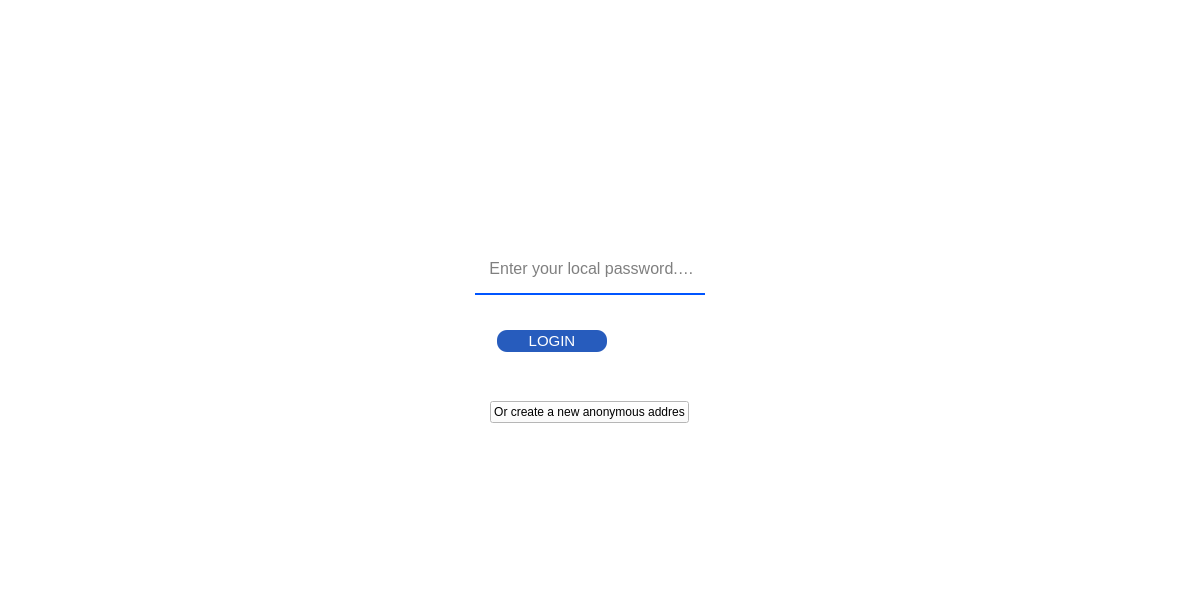
<?xml version="1.0" encoding="UTF-8"?>
<ui version="4.0">
 <class>Form</class>
 <widget class="QWidget" name="Form">
  <property name="geometry">
   <rect>
    <x>0</x>
    <y>0</y>
    <width>1179</width>
    <height>615</height>
   </rect>
  </property>
  <property name="sizePolicy">
   <sizepolicy hsizetype="Preferred" vsizetype="Preferred">
    <horstretch>1</horstretch>
    <verstretch>0</verstretch>
   </sizepolicy>
  </property>
  <property name="cursor">
   <cursorShape>ArrowCursor</cursorShape>
  </property>
  <property name="windowTitle">
   <string>Form</string>
  </property>
  <property name="styleSheet">
   <string notr="true">background-color:rgb(255, 255, 255)</string>
  </property>
  <layout class="QGridLayout" name="gridLayout_3">
   <item row="1" column="1" rowspan="2">
    <layout class="QVBoxLayout" name="verticalLayout_8">
     <item>
      <layout class="QVBoxLayout" name="verticalLayout_7">
       <item>
        <layout class="QGridLayout" name="gridLayout">
         <item row="0" column="2">
          <spacer name="horizontalSpacer_4">
           <property name="orientation">
            <enum>Qt::Horizontal</enum>
           </property>
           <property name="sizeHint" stdset="0">
            <size>
             <width>40</width>
             <height>20</height>
            </size>
           </property>
          </spacer>
         </item>
         <item row="1" column="1">
          <spacer name="verticalSpacer">
           <property name="orientation">
            <enum>Qt::Vertical</enum>
           </property>
           <property name="sizeHint" stdset="0">
            <size>
             <width>20</width>
             <height>40</height>
            </size>
           </property>
          </spacer>
         </item>
         <item row="0" column="0">
          <spacer name="horizontalSpacer_3">
           <property name="orientation">
            <enum>Qt::Horizontal</enum>
           </property>
           <property name="sizeHint" stdset="0">
            <size>
             <width>40</width>
             <height>20</height>
            </size>
           </property>
          </spacer>
         </item>
         <item row="0" column="1">
          <widget class="QLabel" name="label">
           <property name="text">
            <string/>
           </property>
           <property name="pixmap">
            <pixmap>modified login/2020-08-08_012419.png</pixmap>
           </property>
           <property name="scaledContents">
            <bool>true</bool>
           </property>
          </widget>
         </item>
        </layout>
       </item>
       <item>
        <layout class="QVBoxLayout" name="verticalLayout_6">
         <property name="spacing">
          <number>0</number>
         </property>
         <item>
          <layout class="QVBoxLayout" name="verticalLayout_5">
           <property name="spacing">
            <number>0</number>
           </property>
           <item>
            <layout class="QHBoxLayout" name="horizontalLayout_2" stretch="0,5,0">
             <property name="spacing">
              <number>0</number>
             </property>
             <property name="sizeConstraint">
              <enum>QLayout::SetFixedSize</enum>
             </property>
             <property name="leftMargin">
              <number>0</number>
             </property>
             <property name="rightMargin">
              <number>0</number>
             </property>
             <item>
              <spacer name="horizontalSpacer_2">
               <property name="orientation">
                <enum>Qt::Horizontal</enum>
               </property>
               <property name="sizeHint" stdset="0">
                <size>
                 <width>40</width>
                 <height>20</height>
                </size>
               </property>
              </spacer>
             </item>
             <item>
              <widget class="QLineEdit" name="lineEdit">
               <property name="sizePolicy">
                <sizepolicy hsizetype="Expanding" vsizetype="Fixed">
                 <horstretch>2</horstretch>
                 <verstretch>1</verstretch>
                </sizepolicy>
               </property>
               <property name="minimumSize">
                <size>
                 <width>230</width>
                 <height>0</height>
                </size>
               </property>
               <property name="maximumSize">
                <size>
                 <width>230</width>
                 <height>16777215</height>
                </size>
               </property>
               <property name="font">
                <font>
                 <family>Segoe UI</family>
                 <pointsize>12</pointsize>
                </font>
               </property>
               <property name="layoutDirection">
                <enum>Qt::LeftToRight</enum>
               </property>
               <property name="autoFillBackground">
                <bool>false</bool>
               </property>
               <property name="styleSheet">
                <string notr="true">
border-radius: 10px;
padding: 0 8px;
background: white;
selection-background-color: darkgray;
</string>
               </property>
               <property name="inputMethodHints">
                <set>Qt::ImhHiddenText|Qt::ImhNoAutoUppercase|Qt::ImhNoPredictiveText|Qt::ImhSensitiveData</set>
               </property>
               <property name="inputMask">
                <string notr="true"/>
               </property>
               <property name="text">
                <string/>
               </property>
               <property name="maxLength">
                <number>64</number>
               </property>
               <property name="echoMode">
                <enum>QLineEdit::Password</enum>
               </property>
               <property name="placeholderText">
                <string> Enter your local password. . .</string>
               </property>
               <property name="cursorMoveStyle">
                <enum>Qt::LogicalMoveStyle</enum>
               </property>
               <property name="clearButtonEnabled">
                <bool>true</bool>
               </property>
              </widget>
             </item>
             <item>
              <spacer name="horizontalSpacer_9">
               <property name="orientation">
                <enum>Qt::Horizontal</enum>
               </property>
               <property name="sizeHint" stdset="0">
                <size>
                 <width>40</width>
                 <height>20</height>
                </size>
               </property>
              </spacer>
             </item>
            </layout>
           </item>
           <item>
            <layout class="QHBoxLayout" name="horizontalLayout_3" stretch="1,0,1">
             <property name="spacing">
              <number>0</number>
             </property>
             <property name="leftMargin">
              <number>0</number>
             </property>
             <property name="topMargin">
              <number>5</number>
             </property>
             <property name="rightMargin">
              <number>0</number>
             </property>
             <property name="bottomMargin">
              <number>12</number>
             </property>
             <item>
              <spacer name="horizontalSpacer_12">
               <property name="orientation">
                <enum>Qt::Horizontal</enum>
               </property>
               <property name="sizeHint" stdset="0">
                <size>
                 <width>40</width>
                 <height>20</height>
                </size>
               </property>
              </spacer>
             </item>
             <item>
              <widget class="QLabel" name="label_2">
               <property name="minimumSize">
                <size>
                 <width>230</width>
                 <height>2</height>
                </size>
               </property>
               <property name="maximumSize">
                <size>
                 <width>230</width>
                 <height>2</height>
                </size>
               </property>
               <property name="styleSheet">
                <string notr="true">background-color: rgb(0, 85, 255)</string>
               </property>
               <property name="text">
                <string/>
               </property>
               <property name="pixmap">
                <pixmap>2020-08-08_004209.png</pixmap>
               </property>
               <property name="scaledContents">
                <bool>false</bool>
               </property>
              </widget>
             </item>
             <item>
              <spacer name="horizontalSpacer_13">
               <property name="orientation">
                <enum>Qt::Horizontal</enum>
               </property>
               <property name="sizeHint" stdset="0">
                <size>
                 <width>40</width>
                 <height>20</height>
                </size>
               </property>
              </spacer>
             </item>
            </layout>
           </item>
          </layout>
         </item>
         <item>
          <layout class="QVBoxLayout" name="verticalLayout_4">
           <item>
            <layout class="QVBoxLayout" name="verticalLayout_3">
             <item>
              <layout class="QHBoxLayout" name="horizontalLayout" stretch="2,3,0,0,1">
               <property name="spacing">
                <number>7</number>
               </property>
               <property name="leftMargin">
                <number>9</number>
               </property>
               <property name="topMargin">
                <number>10</number>
               </property>
               <property name="rightMargin">
                <number>50</number>
               </property>
               <property name="bottomMargin">
                <number>12</number>
               </property>
               <item>
                <spacer name="horizontalSpacer_10">
                 <property name="orientation">
                  <enum>Qt::Horizontal</enum>
                 </property>
                 <property name="sizeHint" stdset="0">
                  <size>
                   <width>40</width>
                   <height>20</height>
                  </size>
                 </property>
                </spacer>
               </item>
               <item>
                <widget class="QPushButton" name="pushButton">
                 <property name="sizePolicy">
                  <sizepolicy hsizetype="Minimum" vsizetype="Minimum">
                   <horstretch>1</horstretch>
                   <verstretch>1</verstretch>
                  </sizepolicy>
                 </property>
                 <property name="minimumSize">
                  <size>
                   <width>110</width>
                   <height>22</height>
                  </size>
                 </property>
                 <property name="maximumSize">
                  <size>
                   <width>110</width>
                   <height>22</height>
                  </size>
                 </property>
                 <property name="font">
                  <font>
                   <family>MS Shell Dlg 2</family>
                   <pointsize>11</pointsize>
                   <weight>50</weight>
                   <italic>false</italic>
                   <bold>false</bold>
                   <kerning>true</kerning>
                  </font>
                 </property>
                 <property name="cursor">
                  <cursorShape>PointingHandCursor</cursorShape>
                 </property>
                 <property name="styleSheet">
                  <string notr="true">
QPushButton{
border: none;
font: 8pt &quot;Vityaz&quot;;
border-radius: 10px;
padding: 0 8px;
background: white;
selection-background-color: darkgray;
background-color: rgb(39, 92, 189);
color: white;
font: 11pt &quot;MS Shell Dlg 2&quot;;
}

QPushButton:hover{
border: ipx solid #828282;
background-color: rgb(39, 92, 222);
}
QPushButton:hover:pressed{
border: 2px solid gray;
font: 8pt &quot;Vityaz&quot;;
border-radius: 10px;
padding: 0 8px;
background: gray;
selection-background-color: darkgray;
background-color: gray;

color: white;
font: 11pt &quot;MS Shell Dlg 2&quot;;
background-image: -webkit-linear-gradient(top, rgba(0, 0, 0, 0), rgba(0, 0, 0, 0.2));
background-image: -moz-linear-gradient(top, rgba(0, 0, 0, 0), rgba(0, 0, 0, 0.2));
background-image: -o-linear-gradient(top, rgba(0, 0, 0, 0), rgba(0, 0, 0, 0.2));
background-image: -ms-linear-gradient(top, rgba(0, 0, 0, 0), rgba(0, 0, 0, 0.2));
background-image: linear-gradient(top, rgba(0, 0, 0, 0), rgba(0, 0, 0, 0.2));
}</string>
                 </property>
                 <property name="text">
                  <string>LOGIN</string>
                 </property>
                </widget>
               </item>
               <item>
                <spacer name="horizontalSpacer">
                 <property name="orientation">
                  <enum>Qt::Horizontal</enum>
                 </property>
                 <property name="sizeHint" stdset="0">
                  <size>
                   <width>40</width>
                   <height>20</height>
                  </size>
                 </property>
                </spacer>
               </item>
               <item>
                <widget class="QPushButton" name="pushButton_3">
                 <property name="minimumSize">
                  <size>
                   <width>30</width>
                   <height>30</height>
                  </size>
                 </property>
                 <property name="cursor">
                  <cursorShape>PointingHandCursor</cursorShape>
                 </property>
                 <property name="styleSheet">
                  <string notr="true">border:none</string>
                 </property>
                 <property name="text">
                  <string/>
                 </property>
                 <property name="icon">
                  <iconset>
                   <normaloff>2020-08-24_102511.png</normaloff>2020-08-24_102511.png</iconset>
                 </property>
                 <property name="flat">
                  <bool>true</bool>
                 </property>
                </widget>
               </item>
               <item>
                <spacer name="horizontalSpacer_11">
                 <property name="orientation">
                  <enum>Qt::Horizontal</enum>
                 </property>
                 <property name="sizeHint" stdset="0">
                  <size>
                   <width>40</width>
                   <height>20</height>
                  </size>
                 </property>
                </spacer>
               </item>
              </layout>
             </item>
            </layout>
           </item>
          </layout>
         </item>
        </layout>
       </item>
      </layout>
     </item>
     <item>
      <layout class="QGridLayout" name="gridLayout_2">
       <property name="topMargin">
        <number>7</number>
       </property>
       <property name="rightMargin">
        <number>0</number>
       </property>
       <property name="bottomMargin">
        <number>0</number>
       </property>
       <item row="0" column="1">
        <spacer name="verticalSpacer_2">
         <property name="orientation">
          <enum>Qt::Vertical</enum>
         </property>
         <property name="sizeHint" stdset="0">
          <size>
           <width>20</width>
           <height>20</height>
          </size>
         </property>
        </spacer>
       </item>
       <item row="1" column="0">
        <spacer name="horizontalSpacer_5">
         <property name="orientation">
          <enum>Qt::Horizontal</enum>
         </property>
         <property name="sizeHint" stdset="0">
          <size>
           <width>40</width>
           <height>20</height>
          </size>
         </property>
        </spacer>
       </item>
       <item row="1" column="1">
        <layout class="QVBoxLayout" name="verticalLayout">
         <property name="spacing">
          <number>15</number>
         </property>
         <property name="topMargin">
          <number>0</number>
         </property>
         <property name="bottomMargin">
          <number>0</number>
         </property>
         <item>
          <widget class="QPushButton" name="pushButton_2">
           <property name="cursor">
            <cursorShape>PointingHandCursor</cursorShape>
           </property>
           <property name="styleSheet">
            <string notr="true">QPushButton{
background-color: rgb(255, 255, 255);
font: 9pt \&quot;MS Shell Dlg 2\&quot;;
color: rgb(68, 118, 179);
border-radius: 10px;
}

QPushButton:hover{
border: ipx solid #828282;
color: rgb(20, 120, 250);
}

QPushButton:hover:pressed{
background-color: rgb(255, 255, 255);
font: 9pt \&quot;MS Shell Dlg 2\&quot;;


color: black;
border-radius: 10px;
}</string>
           </property>
           <property name="text">
            <string>Or create a new anonymous addres</string>
           </property>
          </widget>
         </item>
        </layout>
       </item>
       <item row="1" column="2">
        <spacer name="horizontalSpacer_6">
         <property name="orientation">
          <enum>Qt::Horizontal</enum>
         </property>
         <property name="sizeHint" stdset="0">
          <size>
           <width>40</width>
           <height>20</height>
          </size>
         </property>
        </spacer>
       </item>
      </layout>
     </item>
    </layout>
   </item>
   <item row="3" column="1">
    <spacer name="verticalSpacer_3">
     <property name="orientation">
      <enum>Qt::Vertical</enum>
     </property>
     <property name="sizeHint" stdset="0">
      <size>
       <width>20</width>
       <height>28</height>
      </size>
     </property>
    </spacer>
   </item>
   <item row="1" column="0">
    <spacer name="horizontalSpacer_7">
     <property name="orientation">
      <enum>Qt::Horizontal</enum>
     </property>
     <property name="sizeHint" stdset="0">
      <size>
       <width>361</width>
       <height>20</height>
      </size>
     </property>
    </spacer>
   </item>
   <item row="2" column="2">
    <spacer name="horizontalSpacer_8">
     <property name="orientation">
      <enum>Qt::Horizontal</enum>
     </property>
     <property name="sizeHint" stdset="0">
      <size>
       <width>361</width>
       <height>20</height>
      </size>
     </property>
    </spacer>
   </item>
   <item row="0" column="1">
    <spacer name="verticalSpacer_4">
     <property name="orientation">
      <enum>Qt::Vertical</enum>
     </property>
     <property name="sizeHint" stdset="0">
      <size>
       <width>20</width>
       <height>28</height>
      </size>
     </property>
    </spacer>
   </item>
  </layout>
 </widget>
 <resources/>
 <connections/>
</ui>
